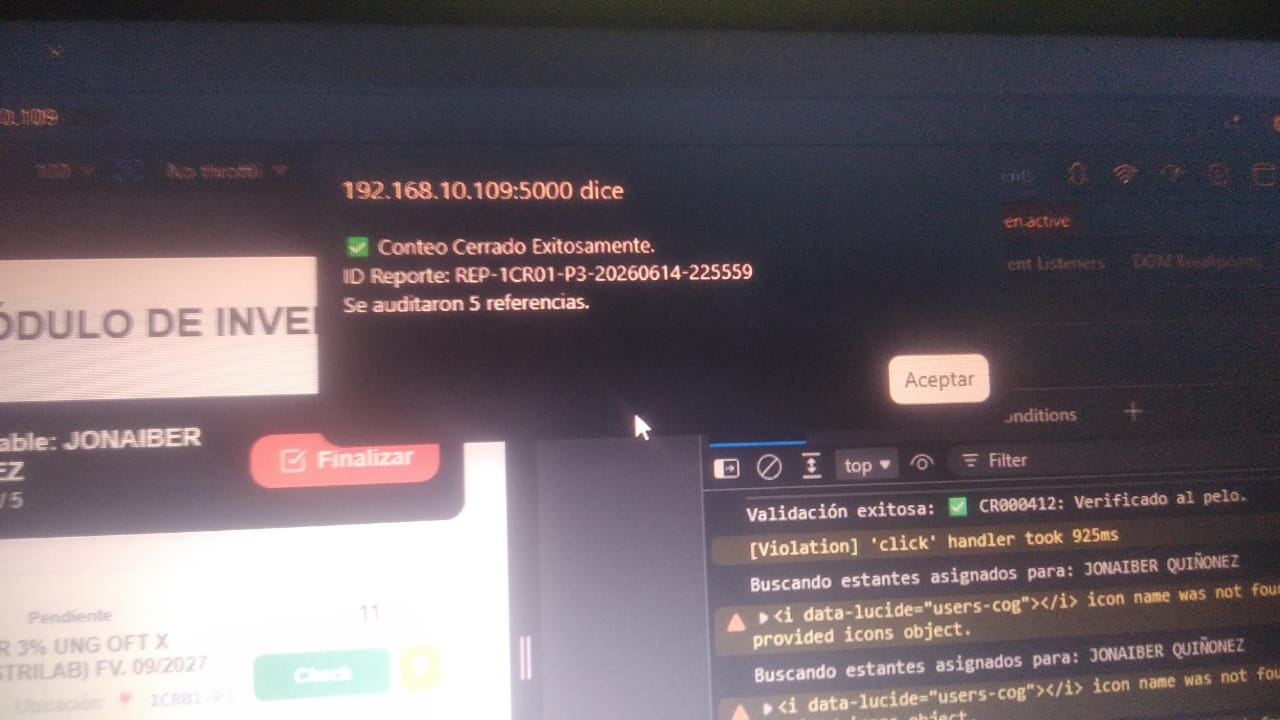
#> input picture ARA_Brain/data/WhatsApp Image 2026-06-14 at 10.56.29 PM.jpeg, 1280 x 720 px; its folder holds only this picture in this run
$ python -i inmemory_vector_adapter.py   (imports and definitions only)
#> lines starting #> are read from the running program, lines starting #| are printed output that depends on the picture
#> further down, picture is the input picture: PIL image 1280x720 RGB; mean R, G, B 107.8, 97.5, 103.5
# -*- coding: utf-8 -*-
"""Adaptador: índice vectorial en memoria (huellas perceptuales en RAM)."""
from __future__ import annotations

import io
import json
import os
import threading
from typing import Dict, List, Optional

import numpy as np
from PIL import Image

from visor_articulos.domain.articulo_matcher import Producto, VisualIndexPort, VisualMatch

# Dimensiones de la huella perceptual
_SIZE_GRIS = 32  # cuadrícula de luminancia 32x32 -> 1024 dims
_BINS_HIST_HUE = 12
_BINS_HIST_SAT = 8
_BINS_HIST_VAL = 8
_BINS_TEXTURA = 8

DIM_HUELLA = _SIZE_GRIS * _SIZE_GRIS + _BINS_HIST_HUE + _BINS_HIST_SAT + _BINS_HIST_VAL + _BINS_TEXTURA

# Reconstrucción amortizada de la matriz: cada N registros se rebuilda la
# matriz (evita el np.vstack O(N^2) fila a fila con catálogos de 5.000 ítems).
_BLOQUE_MATRIZ = 512


def _normalizar_bloques(gris_32: np.ndarray, tam_bloque: int = 8) -> np.ndarray:
    """Normalización local por bloques (z-score por celda 8x8).

    Cancela gradientes suaves de iluminación (reflejo/sombra) sin destruir el
    contenido local (manchas, etiquetas), a diferencia de una ecualización global.
    """
    n = _SIZE_GRIS // tam_bloque
    bloques = gris_32.reshape(n, tam_bloque, n, tam_bloque)
    media = bloques.mean(axis=(1, 3), keepdims=True)
    desv = bloques.std(axis=(1, 3), keepdims=True)
    normalizado = (bloques - media) / (desv + 1e-6)
    return normalizado.reshape(_SIZE_GRIS, _SIZE_GRIS)


def calcular_huella_imagen(imagen: Image.Image) -> np.ndarray:
    """Embedding perceptual compacto (numpy puro, sin OpenCV)."""
    if imagen.mode != "RGB":
        imagen = imagen.convert("RGB")

    # 1) Estructura espacial: luminancia 32x32 con normalización local
    gris = imagen.convert("L").resize((_SIZE_GRIS, _SIZE_GRIS), Image.BOX)
    gris_32 = np.asarray(gris, dtype=np.float32) / 255.0
    estructura = _normalizar_bloques(gris_32).reshape(-1)
#> in _normalizar_bloques, `return normalizado.reshape(_SIZE_GRIS, _SIZE_GRIS)`:
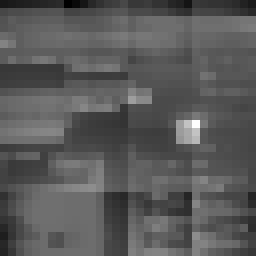
#> returned value: shape (32, 32) float32 (shown 8 times larger); min -3.79, max 7.04, mean 5.59e-09; drawn with min black and max white
#> estructura = 1024 values, max 7.04 at index 504, min -3.79 at index 8, mean 5.59e-09

    # 2) Color: histogramas HSV cuantizados (H robusto al brillo)
    hsv = np.asarray(imagen.convert("HSV").resize((_SIZE_GRIS, _SIZE_GRIS), Image.BOX), dtype=np.float32)
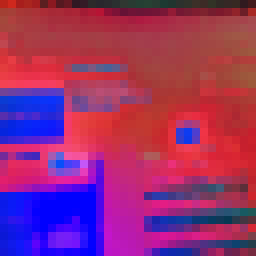
#> hsv: shape (32, 32, 3) float32 (shown 8 times larger); mean R, G, B 147.8, 45.9, 112.8
    h = hsv[..., 0] / 255.0
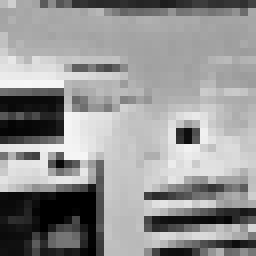
#> h: shape (32, 32) float32 (shown 8 times larger); min 0, max 0.965, mean 0.58
    s = hsv[..., 1] / 255.0
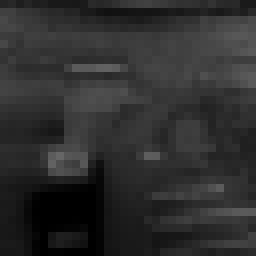
#> s: shape (32, 32) float32 (shown 8 times larger); min 0, max 0.4, mean 0.18
    v = hsv[..., 2] / 255.0
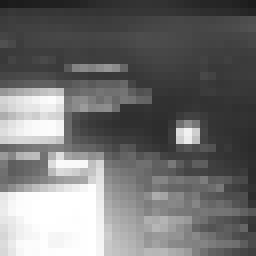
#> v: shape (32, 32) float32 (shown 8 times larger); min 0.102, max 1, mean 0.442
    hist_h, _ = np.histogram(h, bins=_BINS_HIST_HUE, range=(0.0, 1.0))
#> hist_h = [107, 38, 37, 35, 41, 41, 24, 215, 179, 153, 117, 37]
    hist_s, _ = np.histogram(s, bins=_BINS_HIST_SAT, range=(0.0, 1.0))
#> hist_s = [227, 617, 176, 4, 0, 0, 0, 0]
    hist_v, _ = np.histogram(v, bins=_BINS_HIST_VAL, range=(0.0, 1.0))
#> hist_v = [7, 323, 241, 129, 79, 59, 48, 138]
    color = np.concatenate(
        [
            hist_h.astype(np.float32),
            hist_s.astype(np.float32),
            hist_v.astype(np.float32),
        ]
    )
#> color = 28 values, max 617 at index 13, min 0 at index 16, mean 109.7
    color = color / max(color.sum(), 1e-6)
#> color = 28 values, max 0.201 at index 13, min 0 at index 16, mean 0.0357

    # 3) Textura: histograma del gradiente numérico sobre la cuadrícula 32x32
    gx = np.abs(np.diff(gris_32, axis=1))[:-1, :]  # (31,31)
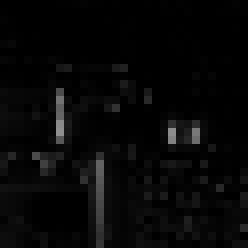
#> gx: shape (31, 31) float32 (shown 8 times larger); min 0, max 0.561, mean 0.0307
    gy = np.abs(np.diff(gris_32, axis=0))[:, :-1]  # (31,31)
    magnitud = np.sqrt(gx.astype(np.float64) ** 2 + gy.astype(np.float64) ** 2)
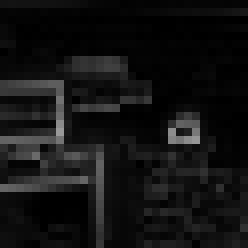
#> magnitud: shape (31, 31) float64 (shown 8 times larger); min 0, max 0.601, mean 0.0731
    hist_t, _ = np.histogram(magnitud, bins=_BINS_TEXTURA, range=(0.0, np.sqrt(2)))
#> hist_t = [846, 85, 25, 5, 0, 0, 0, 0]
    textura = hist_t.astype(np.float32) / max(hist_t.sum(), 1e-6)
#> textura = [0.88, 0.0884, 0.026, 0.0052, 0, 0, 0, 0]

    huella = np.concatenate([estructura, color, textura])
#> huella = 1060 values, max 7.04 at index 504, min -3.79 at index 8, mean 0.00189
    norma = np.linalg.norm(huella)
#> norma = 32.01
    if norma > 0:
        huella = huella / norma
#> huella = 1060 values, max 0.22 at index 504, min -0.118 at index 8, mean 5.89e-05
    return huella.astype(np.float32)


def huella_desde_bytes(imagen_bytes: bytes) -> np.ndarray:
    with Image.open(io.BytesIO(imagen_bytes)) as im:
        return calcular_huella_imagen(im)


class InMemoryVectorAdapter(VisualIndexPort):
    """Índice vectorial en RAM con búsqueda por producto interno (matmul numpy).

    - Precarga automática de un catálogo de imágenes locales (`data/imagenes/`).
    - Matriz NxD en memoria: `buscar_similares_visuales` = 1 producto interno.
    - Persistencia de huellas en disco para el fallback de ingesta PHP.
    """

    # [25 lines left out: functions __init__, _reconstruir_matriz, not called in this run]

    def _asegurar_matriz(self) -> None:
        if self._matriz_sucia:
            self._reconstruir_matriz()

    # [112 lines left out: functions registrar_producto, registrar_producto_desde_archivo, precargar_catalogo, buscar_similares_visuales, buscar_por_huella, guardar_cache and 1 more, not called in this run]

    @property
    def cantidad_productos(self) -> int:
        return len(self._orden)

>>> from PIL import Image
>>> picture = Image.open('../../ARA_Brain/data/WhatsApp Image 2026-06-14 at 10.56.29 PM.jpeg')
>>> result = calcular_huella_imagen(picture)
#> result has the same summary as huella in calcular_huella_imagen
